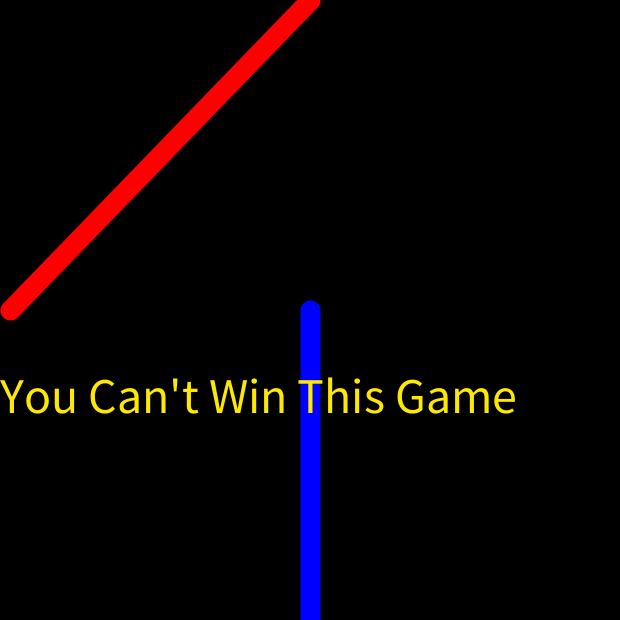
Frame 1 (no input)
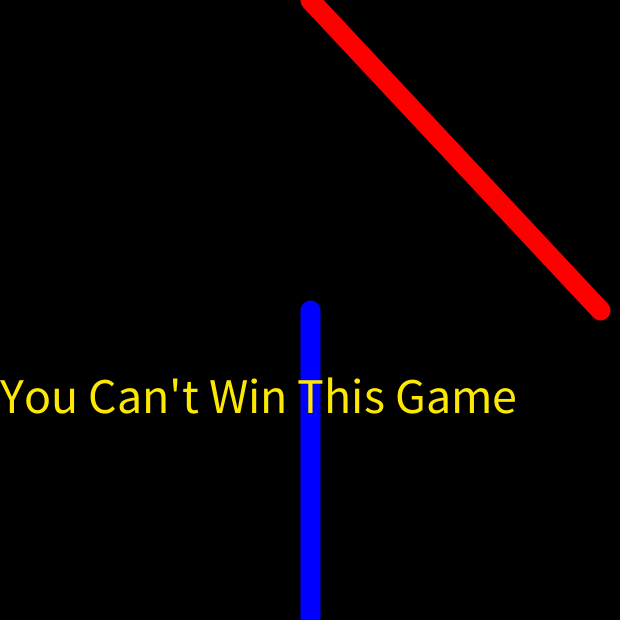
Frame 60 (the mouse pressed at the canvas centre just before this capture)
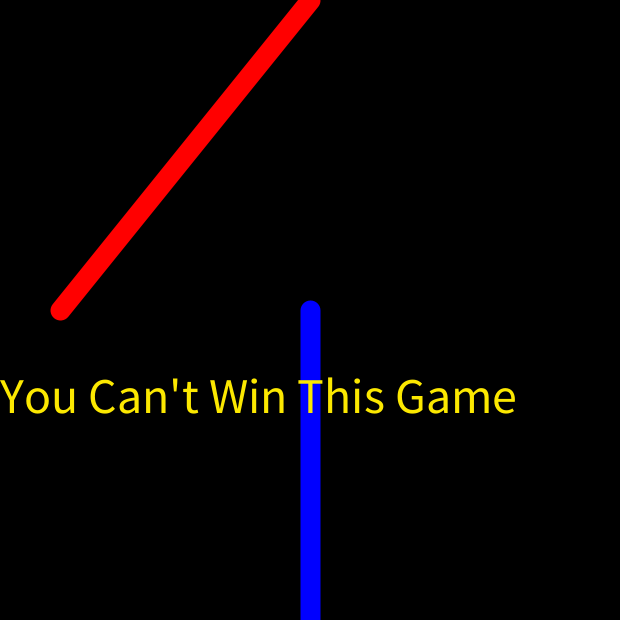
Frame 120 (the mouse held since frame 60 and released just before this capture)

The Processing sketch that drew these frames (run headless with seeded random() and noise(); from frame 60 on, the mouse is pressed at the canvas centre):

// Processing sketch: processing_164930
// ── processing_164930.pde

float uX=0, tX1=310, tY1=620, tX2=310, tY2=310;
boolean goRight=true;
float score=0;

void setup()
{
  size(620,620);
}

void keyPressed()
{
  tX1=width/2;
  tY1=620;
  tX2=random(0,width);
  tY2=height/2;
}

void mousePressed()
{
  float tVecX=tX2-tX1;
  float tVecY=tY2-tY1;
  
  float tVecMag=sqrt(tVecX*tVecX+tVecY*tVecY);
  
  float uVecX=uX-width/2;
  float uVecY=height/2-0;
  
  float uVecMag=sqrt(uVecX*uVecX+uVecY*uVecY);
  
  float dot=tVecX*uVecX+tVecY*uVecY;
  
  float cosine=dot/(tVecMag*uVecMag);
  
  score=cosine*100;
}

void draw()
{
  background(0);
  
  stroke(0,0,255);
  strokeWeight(20);
  line(tX1,tY1,tX2,tY2);
  
  if(uX>width) goRight=false;
  else if(uX<0) goRight=true;
  if(goRight) uX+=10;
  else uX-=10;
  stroke(255,0,0);
  line(width/2,0,uX,height/2);
  
  textSize(50);
  fill(#FCE800);
  if(score>99) text("Miracle", width/2, height*2/3);
  else text("You Can't Win This Game",0, height*2/3);
}
